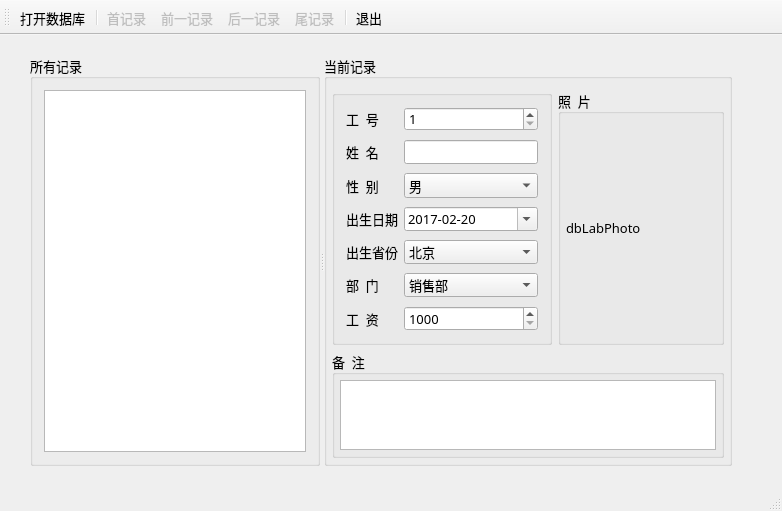
<?xml version="1.0" encoding="UTF-8"?>
<ui version="4.0">
 <class>MainWindow</class>
 <widget class="QMainWindow" name="MainWindow">
  <property name="geometry">
   <rect>
    <x>0</x>
    <y>0</y>
    <width>782</width>
    <height>511</height>
   </rect>
  </property>
  <property name="font">
   <font>
    <family>宋体</family>
    <pointsize>10</pointsize>
   </font>
  </property>
  <property name="windowTitle">
   <string>QSqlQueryModel的使用--Readonly</string>
  </property>
  <widget class="QWidget" name="centralWidget">
   <widget class="QSplitter" name="splitter">
    <property name="geometry">
     <rect>
      <x>30</x>
      <y>20</y>
      <width>702</width>
      <height>411</height>
     </rect>
    </property>
    <property name="orientation">
     <enum>Qt::Horizontal</enum>
    </property>
    <widget class="QGroupBox" name="groupBox_5">
     <property name="title">
      <string>所有记录</string>
     </property>
     <layout class="QVBoxLayout" name="verticalLayout_4">
      <item>
       <widget class="QTableView" name="tableView">
        <property name="styleSheet">
         <string notr="true">alternate-background-color: rgb(211, 249, 248);</string>
        </property>
        <property name="editTriggers">
         <set>QAbstractItemView::NoEditTriggers</set>
        </property>
        <property name="alternatingRowColors">
         <bool>true</bool>
        </property>
        <property name="selectionMode">
         <enum>QAbstractItemView::SingleSelection</enum>
        </property>
        <property name="selectionBehavior">
         <enum>QAbstractItemView::SelectRows</enum>
        </property>
        <attribute name="horizontalHeaderDefaultSectionSize">
         <number>80</number>
        </attribute>
       </widget>
      </item>
     </layout>
    </widget>
    <widget class="QGroupBox" name="groupBox_4">
     <property name="title">
      <string>当前记录</string>
     </property>
     <layout class="QVBoxLayout" name="verticalLayout_3">
      <property name="leftMargin">
       <number>5</number>
      </property>
      <property name="rightMargin">
       <number>5</number>
      </property>
      <property name="bottomMargin">
       <number>5</number>
      </property>
      <item>
       <layout class="QHBoxLayout" name="horizontalLayout">
        <item>
         <widget class="QGroupBox" name="groupBox">
          <property name="title">
           <string/>
          </property>
          <layout class="QFormLayout" name="formLayout">
           <property name="verticalSpacing">
            <number>9</number>
           </property>
           <item row="0" column="0">
            <widget class="QLabel" name="label">
             <property name="text">
              <string>工  号</string>
             </property>
             <property name="buddy">
              <cstring>dbSpinEmpNo</cstring>
             </property>
            </widget>
           </item>
           <item row="0" column="1">
            <widget class="QSpinBox" name="dbSpinEmpNo">
             <property name="minimum">
              <number>1</number>
             </property>
             <property name="maximum">
              <number>10000</number>
             </property>
            </widget>
           </item>
           <item row="1" column="0">
            <widget class="QLabel" name="label_2">
             <property name="text">
              <string>姓  名</string>
             </property>
             <property name="buddy">
              <cstring>dbEditName</cstring>
             </property>
            </widget>
           </item>
           <item row="1" column="1">
            <widget class="QLineEdit" name="dbEditName"/>
           </item>
           <item row="2" column="0">
            <widget class="QLabel" name="label_3">
             <property name="text">
              <string>性  别</string>
             </property>
             <property name="buddy">
              <cstring>dbComboSex</cstring>
             </property>
            </widget>
           </item>
           <item row="2" column="1">
            <widget class="QComboBox" name="dbComboSex">
             <item>
              <property name="text">
               <string>男</string>
              </property>
             </item>
             <item>
              <property name="text">
               <string>女</string>
              </property>
             </item>
            </widget>
           </item>
           <item row="3" column="0">
            <widget class="QLabel" name="label_5">
             <property name="text">
              <string>出生日期</string>
             </property>
             <property name="buddy">
              <cstring>dbEditBirth</cstring>
             </property>
            </widget>
           </item>
           <item row="3" column="1">
            <widget class="QDateEdit" name="dbEditBirth">
             <property name="displayFormat">
              <string>yyyy-MM-dd</string>
             </property>
             <property name="calendarPopup">
              <bool>true</bool>
             </property>
             <property name="date">
              <date>
               <year>2017</year>
               <month>2</month>
               <day>20</day>
              </date>
             </property>
            </widget>
           </item>
           <item row="4" column="0">
            <widget class="QLabel" name="label_7">
             <property name="text">
              <string>出生省份</string>
             </property>
             <property name="buddy">
              <cstring>dbComboProvince</cstring>
             </property>
            </widget>
           </item>
           <item row="4" column="1">
            <widget class="QComboBox" name="dbComboProvince">
             <item>
              <property name="text">
               <string>北京</string>
              </property>
             </item>
             <item>
              <property name="text">
               <string>上海</string>
              </property>
             </item>
             <item>
              <property name="text">
               <string>天津</string>
              </property>
             </item>
             <item>
              <property name="text">
               <string>重庆</string>
              </property>
             </item>
             <item>
              <property name="text">
               <string>安徽</string>
              </property>
             </item>
             <item>
              <property name="text">
               <string>河北</string>
              </property>
             </item>
             <item>
              <property name="text">
               <string>河南</string>
              </property>
             </item>
             <item>
              <property name="text">
               <string>湖北</string>
              </property>
             </item>
             <item>
              <property name="text">
               <string>湖南</string>
              </property>
             </item>
             <item>
              <property name="text">
               <string>山西</string>
              </property>
             </item>
             <item>
              <property name="text">
               <string>山东</string>
              </property>
             </item>
             <item>
              <property name="text">
               <string>陕西</string>
              </property>
             </item>
             <item>
              <property name="text">
               <string>江苏</string>
              </property>
             </item>
             <item>
              <property name="text">
               <string>江西</string>
              </property>
             </item>
            </widget>
           </item>
           <item row="5" column="0">
            <widget class="QLabel" name="label_6">
             <property name="text">
              <string>部  门</string>
             </property>
             <property name="buddy">
              <cstring>dbComboDep</cstring>
             </property>
            </widget>
           </item>
           <item row="5" column="1">
            <widget class="QComboBox" name="dbComboDep">
             <item>
              <property name="text">
               <string>销售部</string>
              </property>
             </item>
             <item>
              <property name="text">
               <string>技术部</string>
              </property>
             </item>
             <item>
              <property name="text">
               <string>生产部</string>
              </property>
             </item>
             <item>
              <property name="text">
               <string>行政部</string>
              </property>
             </item>
            </widget>
           </item>
           <item row="6" column="0">
            <widget class="QLabel" name="label_12">
             <property name="text">
              <string>工  资</string>
             </property>
             <property name="buddy">
              <cstring>dbSpinSalary</cstring>
             </property>
            </widget>
           </item>
           <item row="6" column="1">
            <widget class="QSpinBox" name="dbSpinSalary">
             <property name="prefix">
              <string/>
             </property>
             <property name="minimum">
              <number>1000</number>
             </property>
             <property name="maximum">
              <number>50000</number>
             </property>
             <property name="singleStep">
              <number>100</number>
             </property>
             <property name="value">
              <number>1000</number>
             </property>
            </widget>
           </item>
          </layout>
         </widget>
        </item>
        <item>
         <widget class="QGroupBox" name="groupBox_2">
          <property name="title">
           <string>照  片</string>
          </property>
          <property name="flat">
           <bool>true</bool>
          </property>
          <layout class="QVBoxLayout" name="verticalLayout">
           <property name="leftMargin">
            <number>5</number>
           </property>
           <property name="topMargin">
            <number>5</number>
           </property>
           <property name="rightMargin">
            <number>5</number>
           </property>
           <property name="bottomMargin">
            <number>5</number>
           </property>
           <item>
            <widget class="QLabel" name="dbLabPhoto">
             <property name="minimumSize">
              <size>
               <width>150</width>
               <height>0</height>
              </size>
             </property>
             <property name="maximumSize">
              <size>
               <width>350</width>
               <height>16777215</height>
              </size>
             </property>
             <property name="text">
              <string>dbLabPhoto</string>
             </property>
            </widget>
           </item>
          </layout>
         </widget>
        </item>
       </layout>
      </item>
      <item>
       <widget class="QGroupBox" name="groupBox_3">
        <property name="title">
         <string>备  注</string>
        </property>
        <property name="flat">
         <bool>true</bool>
        </property>
        <layout class="QVBoxLayout" name="verticalLayout_2">
         <property name="leftMargin">
          <number>5</number>
         </property>
         <property name="topMargin">
          <number>5</number>
         </property>
         <property name="rightMargin">
          <number>5</number>
         </property>
         <property name="bottomMargin">
          <number>5</number>
         </property>
         <item>
          <widget class="QPlainTextEdit" name="dbEditMemo">
           <property name="maximumSize">
            <size>
             <width>16777215</width>
             <height>16777215</height>
            </size>
           </property>
          </widget>
         </item>
        </layout>
       </widget>
      </item>
     </layout>
    </widget>
   </widget>
  </widget>
  <widget class="QStatusBar" name="statusBar"/>
  <widget class="QToolBar" name="mainToolBar">
   <property name="toolButtonStyle">
    <enum>Qt::ToolButtonTextUnderIcon</enum>
   </property>
   <attribute name="toolBarArea">
    <enum>TopToolBarArea</enum>
   </attribute>
   <attribute name="toolBarBreak">
    <bool>false</bool>
   </attribute>
   <addaction name="actOpenDB"/>
   <addaction name="separator"/>
   <addaction name="actRecFirst"/>
   <addaction name="actRecPrevious"/>
   <addaction name="actRecNext"/>
   <addaction name="actRecLast"/>
   <addaction name="separator"/>
   <addaction name="actQuit"/>
  </widget>
  <action name="actOpenDB">
   <property name="icon">
    <iconset resource="res.qrc">
     <normaloff>:/images/images/open3.bmp</normaloff>:/images/images/open3.bmp</iconset>
   </property>
   <property name="text">
    <string>打开数据库</string>
   </property>
   <property name="toolTip">
    <string>打开数据库</string>
   </property>
  </action>
  <action name="actQuit">
   <property name="icon">
    <iconset resource="res.qrc">
     <normaloff>:/images/images/exit.bmp</normaloff>:/images/images/exit.bmp</iconset>
   </property>
   <property name="text">
    <string>退出</string>
   </property>
   <property name="toolTip">
    <string>退出</string>
   </property>
  </action>
  <action name="actRecFirst">
   <property name="enabled">
    <bool>false</bool>
   </property>
   <property name="icon">
    <iconset resource="res.qrc">
     <normaloff>:/images/images/616.bmp</normaloff>:/images/images/616.bmp</iconset>
   </property>
   <property name="text">
    <string>首记录</string>
   </property>
   <property name="toolTip">
    <string>移到首记录</string>
   </property>
  </action>
  <action name="actRecPrevious">
   <property name="enabled">
    <bool>false</bool>
   </property>
   <property name="icon">
    <iconset resource="res.qrc">
     <normaloff>:/images/images/310.bmp</normaloff>:/images/images/310.bmp</iconset>
   </property>
   <property name="text">
    <string>前一记录</string>
   </property>
   <property name="toolTip">
    <string>前一记录</string>
   </property>
  </action>
  <action name="actRecNext">
   <property name="enabled">
    <bool>false</bool>
   </property>
   <property name="icon">
    <iconset resource="res.qrc">
     <normaloff>:/images/images/312.bmp</normaloff>:/images/images/312.bmp</iconset>
   </property>
   <property name="text">
    <string>后一记录</string>
   </property>
   <property name="toolTip">
    <string>后一记录</string>
   </property>
  </action>
  <action name="actRecLast">
   <property name="enabled">
    <bool>false</bool>
   </property>
   <property name="icon">
    <iconset resource="res.qrc">
     <normaloff>:/images/images/630.bmp</normaloff>:/images/images/630.bmp</iconset>
   </property>
   <property name="text">
    <string>尾记录</string>
   </property>
   <property name="toolTip">
    <string>尾记录</string>
   </property>
  </action>
 </widget>
 <layoutdefault spacing="6" margin="11"/>
 <resources>
  <include location="res.qrc"/>
 </resources>
 <connections>
  <connection>
   <sender>actQuit</sender>
   <signal>triggered()</signal>
   <receiver>MainWindow</receiver>
   <slot>close()</slot>
   <hints>
    <hint type="sourcelabel">
     <x>-1</x>
     <y>-1</y>
    </hint>
    <hint type="destinationlabel">
     <x>274</x>
     <y>184</y>
    </hint>
   </hints>
  </connection>
 </connections>
</ui>
